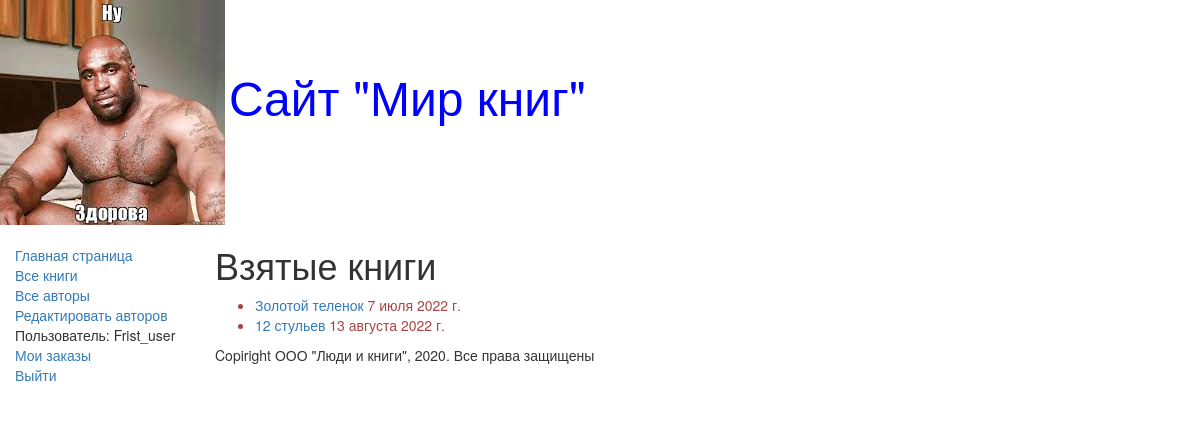
/maybooks/ (signed in), run on the app's committed database.
### catalog/models.py (models this page shows, shortened)
class BookInstance(models.Model):
    book = models.ForeignKey('Book', on_delete=models.CASCADE, null=True)
    inv_num = models.CharField(max_length=20, null=True,
                               help_text="Введите инвентарный номер экземпляра",
                               verbose_name="Инвентарный номер")
    name_print = models.CharField(max_length=200,
                               help_text="Введите издательство и год выпуска",
                               verbose_name="Издательство")
    status = models.ForeignKey('Status', on_delete=models.CASCADE,
                               null=True,
                               help_text="Изменить статус экземпляра",
                               verbose_name="Статус экземпляра книги")
    due_back = models.DateField(null=True, blank=True,
                                help_text="Введите конец срока статуса",
                                verbose_name="Дата окончания статуса")
    borrower = models.ForeignKey(User, on_delete=models.SET_NULL,
                                 null=True, blank=True,
                                 verbose_name="Заказчик",
                                 help_text='Выберите заказчика книги')
    @property
    def is_overdue(self):
        if self.due_back and date.today() > self.due_back:
            return True
        return False

class Book(models.Model):
    title = models.CharField(max_length=200,
                                  help_text="Введите название книги",
                                  verbose_name="Название книги")
    genre = models.ForeignKey('Genre', on_delete=models.CASCADE,
                              help_text="Выберите жанр книги",
                              verbose_name="Жанр книги", null=True)
    language = models.ForeignKey('Language', on_delete=models.CASCADE,
                                 help_text="Выберите язык книги",
                                 verbose_name="Язык книги", null=True)
    author = models.ManyToManyField('Author', help_text="Выберите автора книги",
                                    verbose_name="Автор книги")
    summary = models.TextField(max_length=1000,
                                  help_text="Введите краткое описание книги",
                                  verbose_name="Аннотация книги")
    isbn = models.CharField(max_length=13,
                                  help_text="Должно содержать 13 символов",
                                  verbose_name="ISBN книги")
    def display_author(self):
        return ', '.join([author.last_name for author in self.author.all()])
    display_author.short_description = 'Авторы'

### catalog/views.py (the view)
# urls.py: re_path(r'^maybooks/$', views.LoanedBooksByUserListView.as_view(), name='my-borrowed'),
class LoanedBooksByUserListView(LoginRequiredMixin, generic.ListView):
    model = BookInstance
    template_name = 'catalog/bookinstance_list_borrowed_user.html'
    paginate_by = 10
    def get_queryset(self):
        return BookInstance.objects.filter(
                borrower=self.request.user).filter(
                status__exact='2').order_by('due_back')

### catalog/templates/catalog/bookinstance_list_borrowed_user.html
{% extends "base_generic.html" %}
{% block content %}
    <h1>Взятые книги</h1>
    {% if bookinstance_list %}
    <ul>
        {% for bookinst in bookinstance_list %}
            <li class="{% if bookinst.is_overdue %}text-danger{% endif %}">
                <a href="{% url 'book-detail' bookinst.book.pk %}">
                    {{bookinst.book.title}}</a>
                {{bookinst.due_back}}
            </li>
        {% endfor %}
    </ul>
    {% else %}
    <p>Нет книг со статусом В ЗАКАЗЕ</p>
    {% endif %}
{% endblock %}

### catalog/templates/base_generic.html (shortened to what this page needs)
<!DOCTYPE html>
<html lang="en">
<head>
    <link rel="stylesheet"
          href="https://maxcdn.bootstrapcdn.com/bootstrap/3.3.7/css/bootstrap.min.css">
    {% load static %}
    <link rel="stylesheet" href="{% static 'css/styles.css' %}">
    {% block head %}
        <img src="{% static 'images/Nu_Zdorova.jpg' %}"
        style="width:lOOpx; height:lOOpx;" align="absmiddle">
        <font size=7, color="blue">Сайт "Мир книг"</font>
    {% endblock %}
</head>
<body>
    <div class="container-fluid">
        <div class="row">
            <div class="col-sm-2">
            {% block sidebar-nav %}
            <ul class="sidebar-nav">
                <li><a href="{% url 'index' %}">Главная страница</a></li>
                <li><a href="{% url 'books' %}">Все книги</a></li>
                <li><a href="{% url 'authors' %}">Все авторы</a></li>
                <li><a href="{% url 'authors_add' %}">Редактировать авторов</a></li>
              {% if user.is_authenticated %}
                <li>Пользователь: {{ user.get_username }}</li>
                <li><a href="{% url 'my-borrowed' %}">Мои заказы</a></li>
                <li><a href="{% url 'logout' %}?next={{request.path}}">Выйти</a></li>
              {% else %}
                <li><a href="{% url 'login' %}?next={{request.path}}">Войти</a></li>
              {% endif %}
            </ul>
            {% endblock %}
            </div>
            <div class="col-sm-10">
            {% block content %}{% endblock %}
            {% block footer %}
                {% block copyright %}
                <p>Copiright ООО "Люди и книги", 2020. Все права защищены</p>
                {% endblock %}
            {% endblock %}
            </div>
        </div>
    </div>
</body>
</html>

### catalog/static/css/styles.css (style rules this page uses)
.sidebar-nav { margin-top: 20px; padding: 0; list-style: none; }

### data on the page
BookInstance: book "Золотой теленок", due_back "7 июля 2022 г."
BookInstance: book "12 стульев", due_back "13 августа 2022 г."

### other printed values
{{ user.get_username }} "Frist_user"
